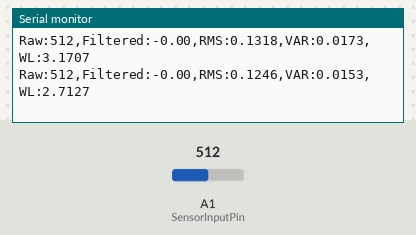
A sketch run on a simulated Arduino Uno, built with avr-gcc and run on an emulated ATmega328P. On the bench: the last lines printed to the serial monitor. The inputs (shaded band) are chosen by the test bench; at power-on: A1 (SensorInputPin) = 512.

Above: at 1.2 s.
1.3 s: A1 (SensorInputPin) set to 515
At 2.1 s:
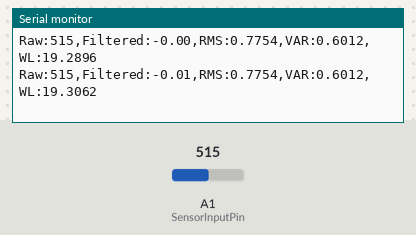
7.3 s: A1 (SensorInputPin) set to 122
At 7.9 s:
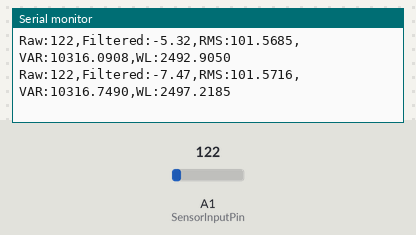
8.8 s: A1 (SensorInputPin) set to 121
At 9.9 s:
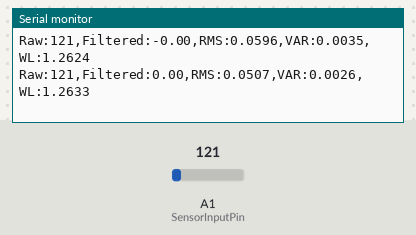
Timing chart, 0 to 11.3 s (numbered marks = the images above; inputs shaded):
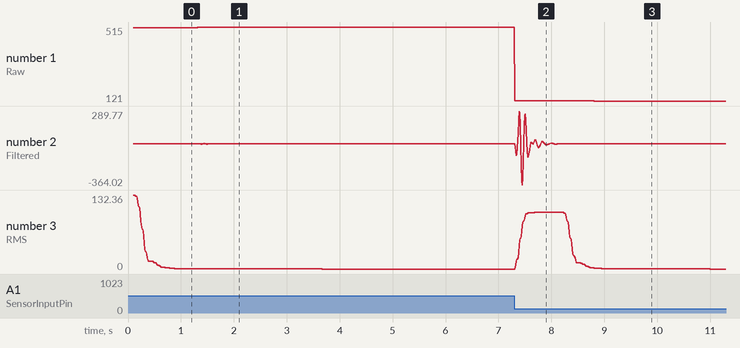

The sketch:

Feature_Comparison.ino
```cpp
#include "Arduino.h"
#include "BandpassFilter6thOrder.h"

// Hardware and Timing Definitions
#define SensorInputPin A1
const int sampleRate = 1000;
const unsigned long samplePeriod = 1000000 / sampleRate;

// Thesis Parameters: 90ms window size @ 1000Hz = 90 samples
const int windowSize = 90;

// Thesis Feature Thresholds (derived from offline evaluation)
const float rmsThreshold = 0.0435;
const float varThreshold = 0.0014;
const float wlThreshold = 2.7;

// Filter Coefficients for 6th-Order Butterworth (65-135 Hz)

float sosCoeffs6th[3][6] = {
  {0.0121, 0.0242, 0.0121, 1.0, -1.3501, 0.7201},
  {1.0, 0.0, -1.0, 1.0, -1.5002, 0.8105},
  {1.0, -2.0, 1.0, 1.0, -1.7503, 0.8902}
};

BandpassFilter6thOrder thesisFilter;


// Circular Buffer for Sliding Window Features
float buffer[windowSize];
int bufferIndex = 0;
bool bufferFilled = false;

void setup() {
  Serial.begin(115200);

  // Initialize thesis-preferred filter
  thesisFilter.init(sosCoeffs6th);
}

// RMS: Root Mean Square (Primary Feature)
// Note: Thesis mentioned using Mean Square (sumSquares/N) to save computation
float calculateRMS() {
  float sumSquares = 0.0;
  for (int i = 0; i < windowSize; i++) {
    sumSquares += buffer[i] * buffer[i];
  }
  return sqrt(sumSquares / windowSize);
}

// VAR: Variance (Found to be less stable due to window mean fluctuations)
float calculateVariance() {
  float mean = 0.0;
  for (int i = 0; i < windowSize; i++) mean += buffer[i];
  mean /= windowSize;

  float sumVariance = 0.0;
  for (int i = 0; i < windowSize; i++) {
    sumVariance += pow(buffer[i] - mean, 2);
  }
  return sumVariance / windowSize;
}

// WL: Waveform Length (Validated as highly correlated to RMS)
float calculateWaveformLength() {
  float wl = 0.0;
  for (int i = 1; i < windowSize; i++) {
    wl += abs(buffer[i] - buffer[i - 1]);
  }
  return wl;
}

void loop() {
  unsigned long startTime = micros();

  // 1. Sampling (10-bit ADC)
  int rawValue = analogRead(SensorInputPin);

  // 2. 6th Order Filtering (Thesis Choice)
  // Processing raw ADC values directly to maintain consistency with thesis evaluation
  float filteredValue = thesisFilter.update((float)rawValue);

  // 3. Update Sliding Window
  buffer[bufferIndex] = filteredValue;
  bufferIndex = (bufferIndex + 1) % windowSize;
  if (bufferIndex == 0) bufferFilled = true;

  if (bufferFilled) {
    // 4. Feature Computation
    float rms = calculateRMS();
    float var = calculateVariance();
    float wl = calculateWaveformLength();

    // 5. Comparison Output (Matches Figures 10 & 11 in thesis)
    Serial.print("Raw:"); Serial.print(rawValue);
    Serial.print(",Filtered:"); Serial.print(filteredValue);
    Serial.print(",RMS:"); Serial.print(rms, 4);
    Serial.print(",VAR:"); Serial.print(var, 4);
    Serial.print(",WL:"); Serial.println(wl, 4);

  }

  // 6. Timing Discipline
  unsigned long elapsedTime = micros() - startTime;
  if (elapsedTime < samplePeriod) {
    delayMicroseconds(samplePeriod - elapsedTime);
  }
}
```

BandpassFilter6thOrder.cpp
```cpp
#include "BandpassFilter6thOrder.h"

void BandpassFilter6thOrder::init(float sosCoeffs[][6]) {
  for (int i = 0; i < numSections; i++) {
    for (int j = 0; j < 6; j++) {
      sos[i][j] = sosCoeffs[i][j];
    }
    w[i][0] = 0.0f;
    w[i][1] = 0.0f;
  }
}

float BandpassFilter6thOrder::update(float input) {
  float output = input;
  for (int i = 0; i < numSections; i++) {
    float b0 = sos[i][0], b1 = sos[i][1], b2 = sos[i][2];
    float a0 = sos[i][3], a1 = sos[i][4], a2 = sos[i][5];

    if (a0 != 1.0f) { // Normalization [cite: 192]
      b0 /= a0; b1 /= a0; b2 /= a0;
      a1 /= a0; a2 /= a0;
    }

    // Direct Form II Transposed implementation [cite: 207]
    float w_new = output - a1 * w[i][0] - a2 * w[i][1];
    output = b0 * w_new + b1 * w[i][0] + b2 * w[i][1];

    w[i][1] = w[i][0];
    w[i][0] = w_new;
  }
  return output;
}
```

BandpassFilter6thOrder.h
```cpp
#ifndef BANDPASSFILTER6THORDER_H
#define BANDPASSFILTER6THORDER_H

#include "Arduino.h"

class BandpassFilter6thOrder {
  public:
    void init(float sosCoeffs[][6]);
    float update(float input);

  private:
    static const int numSections = 3;   // 6th-order = 3 second-order sections
    float sos[numSections][6];          // Filter coefficients
    float w[numSections][2];            // Delay elements (Direct Form II)
};

#endif
```

Measured:
- after the input at 7.3 s, the serial monitor: prints a new line at once (image 2)
- plotted number 1: 515 → 122 after the input at 7.3 s
- plotted number 2: 0 → 0.05 after the input at 7.3 s
- plotted number 3: 0 → 1.95 after the input at 7.3 s
